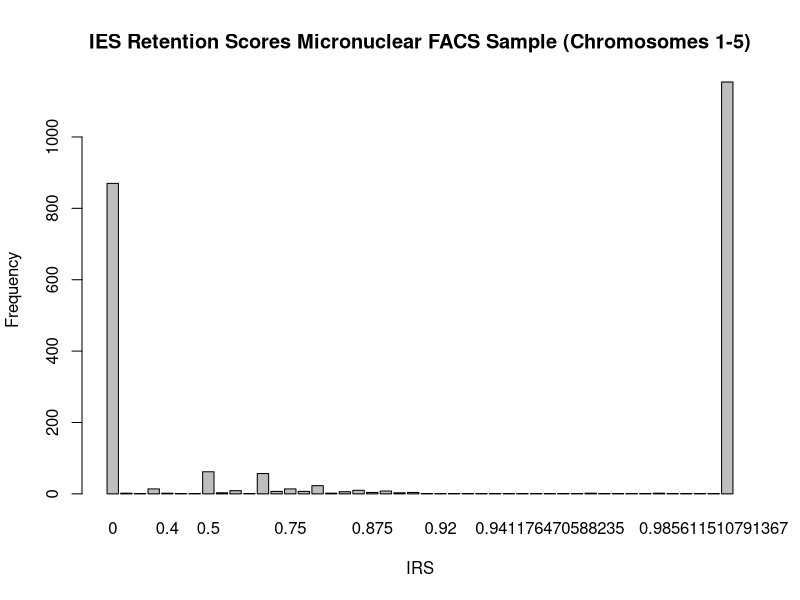
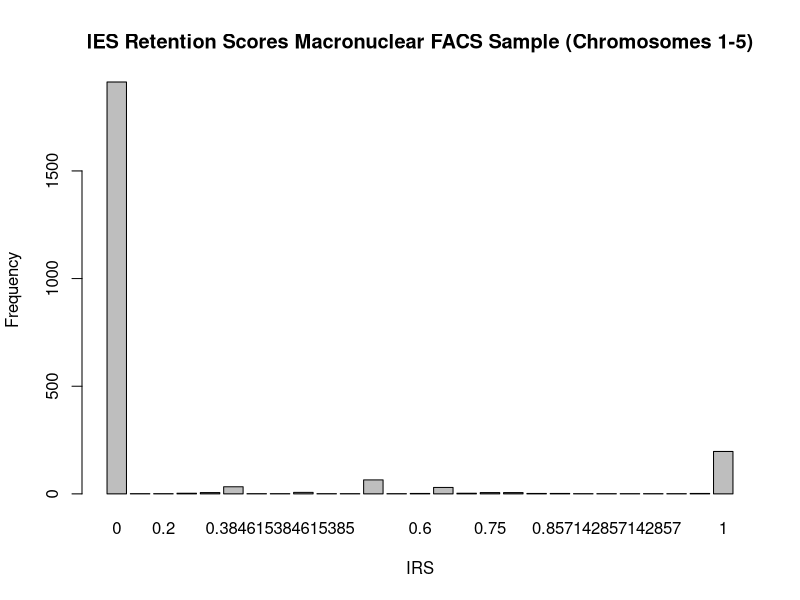
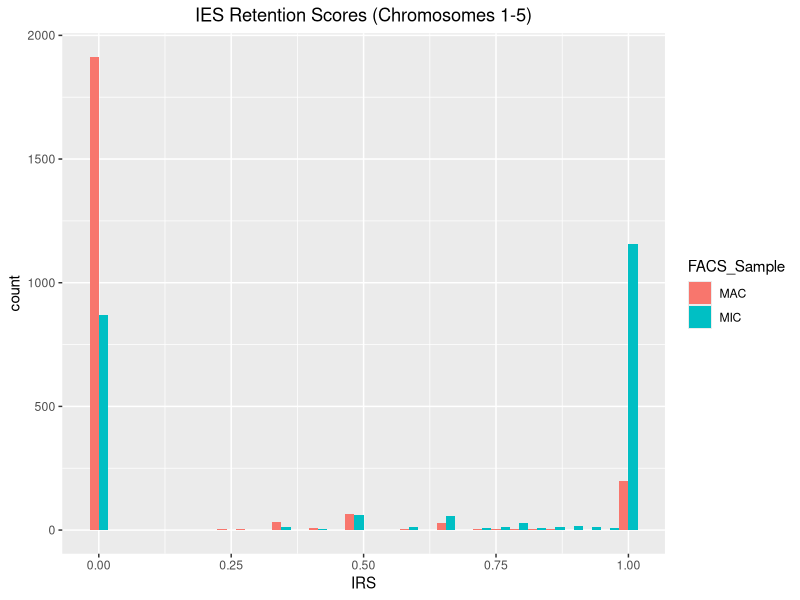

The R source for these figures, in order:
library(ggplot2)
datamic1=read.csv("chr1IRSscores_micsample.txt",sep="\t",header=FALSE)
datamic2=read.csv("chr2IRSscores_micsample.txt",sep="\t",header=FALSE)
datamic3=read.csv("chr3IRSscores_micsample.txt",sep="\t",header=FALSE)
datamic4=read.csv("chr4IRSscores_micsample.txt",sep="\t",header=FALSE)
datamic5=read.csv("chr5IRSscores_micsample.txt",sep="\t",header=FALSE)
datamic=rbind(datamic1,datamic2,datamic3,datamic4,datamic5)

names(datamic)=c("IES_ID","IESplus","IESminus")

datamic$IRS=(datamic$IESplus)/(datamic$IESplus + datamic$IESminus) 
datamic[is.na(datamic)] = 0 

length(which(datamic$IRS == "0"))

mean(datamic$IRS)

barplot(table(datamic$IRS), main="IES Retention Scores Micronuclear FACS Sample (Chromosomes 1-5)", xlab="IRS", ylab="Frequency")

###########################################################################################
datamac1=read.csv("chr1IRSscores_macsample.txt",sep="\t",header=FALSE)
datamac2=read.csv("chr2IRSscores_macsample.txt",sep="\t",header=FALSE)
datamac3=read.csv("chr3IRSscores_macsample.txt",sep="\t",header=FALSE)
datamac4=read.csv("chr4IRSscores_macsample.txt",sep="\t",header=FALSE)
datamac5=read.csv("chr5IRSscores_macsample.txt",sep="\t",header=FALSE)
datamac=rbind(datamac1,datamac2,datamac3,datamac4,datamac5)

names(datamac)=c("IES_ID","IESplus","IESminus")

datamac$IRS=(datamac$IESplus)/(datamac$IESplus + datamac$IESminus) 
datamac[is.na(datamac)] = 0 

mean(datamac$IRS)

barplot(table(datamac$IRS), main="IES Retention Scores Macronuclear FACS Sample (Chromosomes 1-5)", xlab="IRS", ylab="Frequency")

#################################################
datamic$FACS_Sample="MIC"
datamac$FACS_Sample="MAC"
longform = rbind(datamic,datamac)

ggplot(longform, aes(IRS, fill=FACS_Sample)) + geom_histogram(position="dodge") + ggtitle("IES Retention Scores (Chromosomes 1-5)") + theme(plot.title = element_text(hjust = 0.5))
